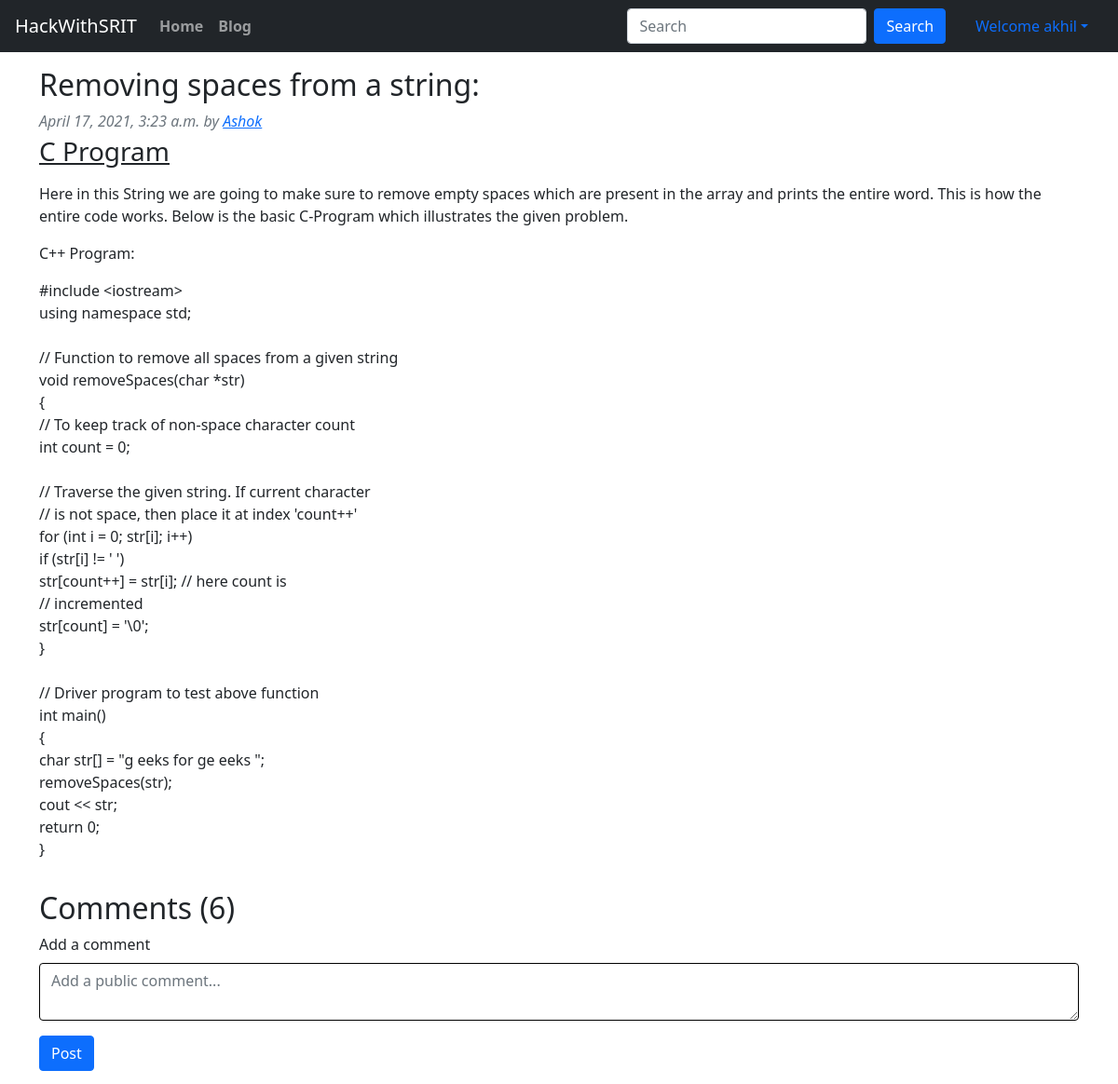
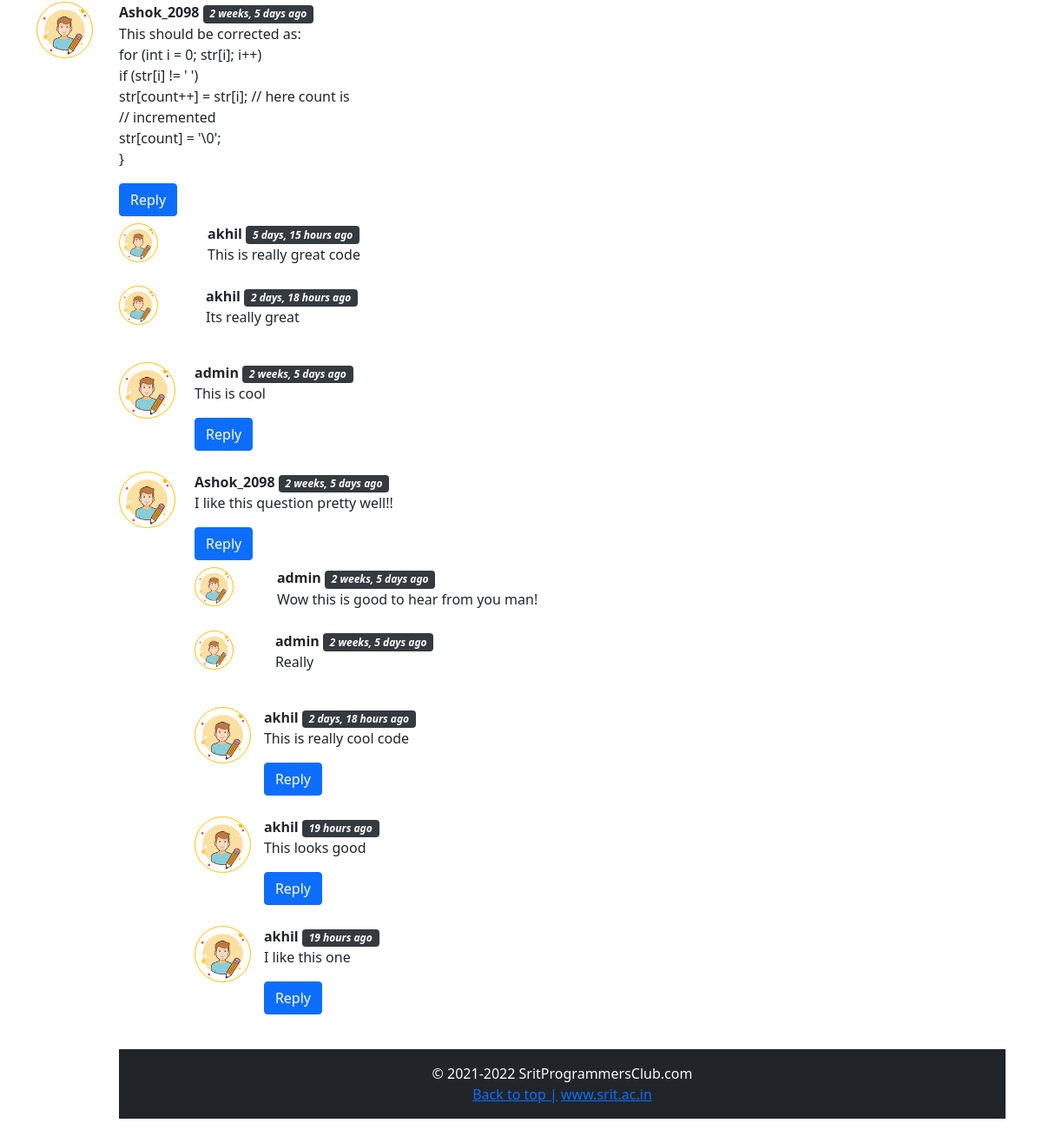
Page /blog/removing-spaces-from-a-string (signed in) on the committed database (2 pictures, top to bottom).
### blog/models.py (models this page shows, shortened)
class Post(models.Model):
    sno=models.AutoField(primary_key=True)
    title=models.CharField(max_length=255)
    content=models.TextField()
    author=models.CharField(max_length=13)
    slug=models.CharField(max_length=500)
    timeStamp=models.DateTimeField(blank=True)

class BlogComment(models.Model):
    sno = models.AutoField(primary_key=True)
    comment = models.TextField()
    user = models.ForeignKey(User, on_delete=models.CASCADE)
    post = models.ForeignKey(Post, on_delete=models.CASCADE)
    parent = models.ForeignKey('self', on_delete=models.CASCADE, null=True)
    timestamp = models.DateTimeField(default=now)

### blog/views.py (the view)
# urls.py: path('<str:slug>', views.blogPost, name='blogPost'),
def blogPost(request, slug):
    post = Post.objects.filter(slug=slug).first()
    comments = BlogComment.objects.filter(post=post, parent=None)
    replies = BlogComment.objects.filter(post=post).exclude(parent=None)
    replyDict={}
    for reply in replies:
        if reply.parent.sno not in replyDict.keys():
            replyDict[reply.parent.sno]=[reply]
        else:
            replyDict[reply.parent.sno].append(reply)
    context = {'post': post,'comments': comments, 'user': request.user, 'replyDict': replyDict}
    return render(request,'blog/blogPost.html', context)

### blog/templatetags/extras.py (called while the page is built)
@register.filter(name='get_val')
def get_val(dict, key):
    return dict.get(key)

### templates/blog/blogPost.html (shortened to what this page needs)
{% extends 'home/base.html' %}
{% block body %}
{% load humanize %}
{% load extras %}
<div class="container my-3">
        <h2 class="blog-post-title">{{post.title}}: </h2>
        <p class="mb-1 text-muted"><i>{{post.timeStamp}} by </i><i><a href="#">{{post.author}}</i></a></p>
        <u>
                <h3>C Program</h3>
        </u>
        <p>{{post.content|linebreaks}}</p>
</div>
<div class="d-flex flex-wrap align-content-center">
        <div class="container my-3">
                <h2>Comments ({{comments.count}})</h2>
                <div class="my-2">
                        {% if user.is_authenticated %}
                        <form action="/blog/postComment" method="post">
                                <div class="form-group">
                                        <label type="text">Add a comment</label>
                                        <textarea name="comment" class="form-control"
                                                placeholder="Add a public comment..." style="border:1px solid black"
                                                required></textarea>
                                </div>
                                <button type="submit" class="btn btn-primary">Post</button>
                        </form>
                                {% endif %}
                </div>
                {% for comment in comments %}
                <div class="row my-3">
                        <div class="col-md-1 rounded-circle">
                                <img src="/static/img/user.png" alt="User Img" style="width:65px; height:65px;" class="rounded-circle border border-warning">
                        </div>
                        <div class="col-md-11"><b>{{comment.user.username}}</b> <span
                                        class="badge badge-dark"><i>{{comment.timestamp|naturaltime}}</i></span><br>
                                {{comment.comment|linebreaks}}
                                <div class="reply.mx-0">
                                        {% if user.is_authenticated %}
                                        <button class="btn btn-primary" type="button" data-toggle="collapse"
                                                data-target="#replyBox{{comment.sno}}" aria-expanded="false">
                                                Reply
                                        </button>
                                        {%else%}
                                        <button class="btn btn-primary" type="button" data-toggle="collapse"
                                                data-target="#replyBox{{comment.sno}}" aria-expanded="false" disabled>
                                                Login to Reply
                                        </button>
                                        {% endif %}
                                        <div class="replies my-2">
                                                {% for reply in replyDict|get_val:comment.sno %}
                                                <div class="row my-2">
                                                        <div class="col-md-1 rounded-circle">
                                                                <img src="/static/img/user.png" alt="User Img"
                                                                        style="width:45px; height:45px;" class="rounded-circle border border-warning">
                                                        </div>
                                                        <div class="col-md-11">
                                                                <div class="col-md-11"><b>{{reply.user.username}}</b>
                                                                        <span
                                                                                class="badge badge-dark"><i>{{reply.timestamp|naturaltime}}</i></span>
                                                                        {{reply.comment|linebreaks}}
                                                                </div>
                                                        </div>
                                                        {% endfor %}
                                                </div>
                                        </div>
                                </div>
                        </div>
                        {% endfor %}
                </div>
        </div>
        {% endblock body %}

### templates/home/base.html (shortened to what this page needs)
<!DOCTYPE html>
<html lang="en">
<head>
  <link rel="stylesheet" href="https://stackpath.bootstrapcdn.com/bootstrap/4.4.1/css/bootstrap.min.css"
>
  <link href="https://cdn.jsdelivr.net/npm/bootstrap@5.0.0-beta3/dist/css/bootstrap.min.css" rel="stylesheet">
</head>
<body>
  <nav class="navbar navbar-expand-lg navbar-dark bg-dark">
    <a href="/" class="navbar-brand">HackWithSRIT</a>
    <div class="collapse navbar-collapse" id="navbarSupportedContent">
      <ul class="navbar-nav mr-auto">
        <li class="nav-item font-weight-bold">
          <a class="nav-link" href="/home">Home</a>
        </li>
        <li class="nav-item font-weight-bold">
          <a class="nav-link" href="/blog">Blog</a>
        </li>
      </ul>
      <form class="form-inline my-2 my-lg-0 mr-3" method="get" action="/search">
        <input class="form-control mr-sm-2" type="search" placeholder="Search" aria-label="Search" name="query"
          id="query" minlength="4" required>
        <button class="btn btn-primary my-2 my-sm-0" type="submit">Search</button>
      </form>
      {% if user.is_authenticated %}
      <ul class="nav nav-pills">
          <li class="nav-item dropdown">
        <a class="nav-link dropdown-toggle" data-bs-toggle="dropdown" href="#" role="button" aria-expanded="false">Welcome {{request.user}}</a>
      </li>
  </ul>
      {%else%}
      <div>
        <button type="button" class="btn btn-success" data-toggle="modal" data-target="#loginModal">Login</button>
        <button type="button" class="btn btn-success" data-toggle="modal" data-target="#signupModal">SignUp</button>
      </div>
      {% endif %}
    </div>
  </nav>
  {% block body %}
  {% endblock body %}
</body>
  <footer class="container-fluid bg-dark my-0 py-3 text-light">
    <p class="mb-0 text-center">&copy; 2021-2022 SritProgrammersClub.com</p>
    <p class="mb-0 text-center">
      <a href="#">Back to top |</a>
      <a href="http://srit.ac.in/" target="_blank">www.srit.ac.in</a>
    </p>
  </footer>
</html>

### rows in the picture
Post: title "Removing spaces from a string", timeStamp "April 17, 2021, 3:23 a.m.", author "Ashok", content "Here in this String we are going to make sure to remove empty spaces which are present in the array and prints the entire word. This is how the entire code works. Below is the basic C-Program which illustrates the given problem. C++ Program: #include <iostream> using namespace std; // Function to remove all spaces from a given string void removeSpaces(char *str) { // To keep track of non-space character count int count = 0; // Traverse the given string. If current character // is not space, then place it at index 'count++' for (int i = 0; str[i]; i++) if (str[i] != ' ') str[count++] = str[i]; // here count is // incremented str[count] = '\\0'; } // Driver program to test above function int…"
BlogComment: user.username "Ashok_2098", timestamp "2 weeks, 5 days ago", comment "This should be corrected as: for (int i = 0; str[i]; i++) if (str[i] != ' ') str[count++] = str[i]; // here count is // incremented str[count] = '\\0'; }"
BlogComment: user.username "akhil", timestamp "5 days, 15 hours ago", comment "This is really great code"
BlogComment: user.username "akhil", timestamp "2 days, 18 hours ago", comment "Its really great"
BlogComment: user.username "admin", timestamp "2 weeks, 5 days ago", comment "This is cool"
BlogComment: user.username "Ashok_2098", timestamp "2 weeks, 5 days ago", comment "I like this question pretty well!!"
BlogComment: user.username "admin", timestamp "2 weeks, 5 days ago", comment "Wow this is good to hear from you man!"
BlogComment: user.username "admin", timestamp "2 weeks, 5 days ago", comment "Really"
BlogComment: user.username "akhil", timestamp "2 days, 18 hours ago", comment "This is really cool code"
BlogComment: user.username "akhil", timestamp "19 hours ago", comment "This looks good"
BlogComment: user.username "akhil", timestamp "19 hours ago", comment "I like this one"

### other values in the picture
{{ request.user }} "akhil"
{{ comments.count }} "6"
